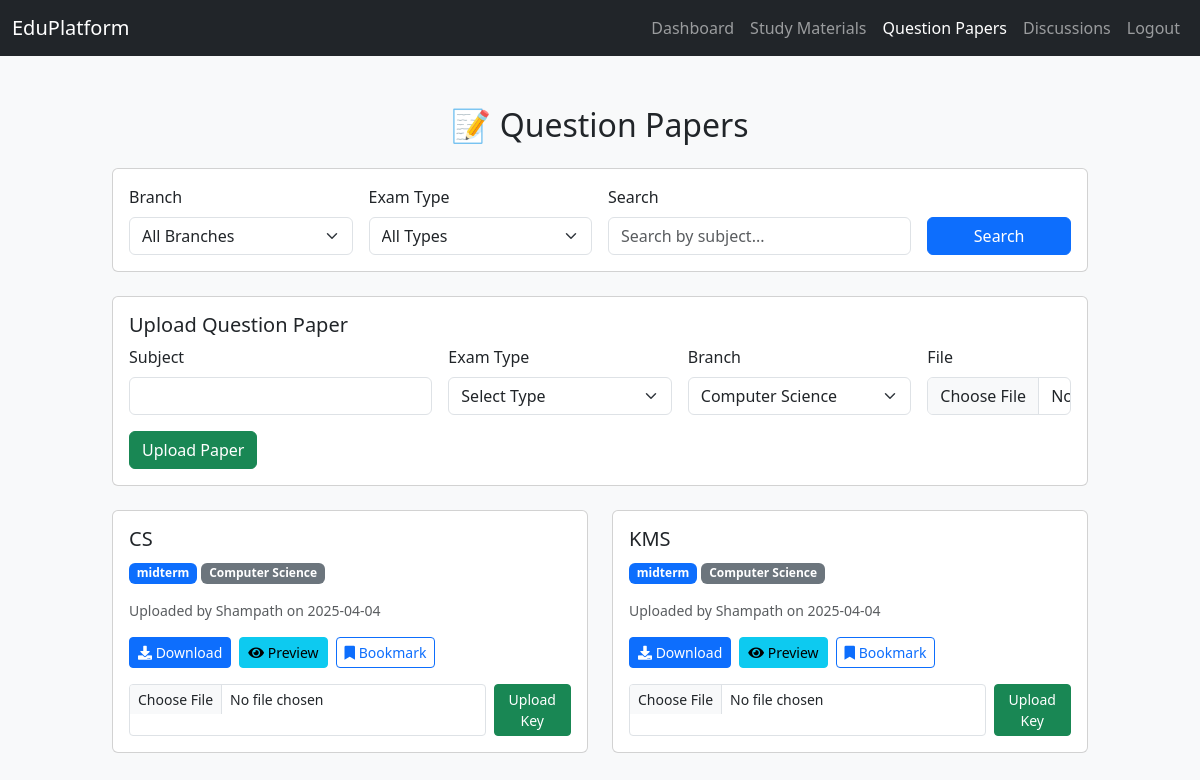
Screenshot of /question-papers (signed in) with the database file from the repository.
### models.py (models this page shows, shortened)
class QuestionPaper(db.Model):
    id = db.Column(db.Integer, primary_key=True)
    subject = db.Column(db.String(100), nullable=False)
    exam_type = db.Column(db.String(50), nullable=False)  # 'midterm', 'final'
    branch = db.Column(db.String(50), nullable=False)
    filename = db.Column(db.String(200), nullable=False)
    upload_date = db.Column(db.DateTime, default=datetime.utcnow)
    user_id = db.Column(db.Integer, db.ForeignKey('user.id'), nullable=False)

class User(db.Model, UserMixin):
    id = db.Column(db.Integer, primary_key=True)
    username = db.Column(db.String(150), unique=True, nullable=False)
    email = db.Column(db.String(150), unique=True, nullable=False)
    password = db.Column(db.String(200), nullable=False)
    branch = db.Column(db.String(50), nullable=False)
    points = db.Column(db.Integer, default=0)
    join_date = db.Column(db.DateTime, default=datetime.utcnow)
    study_materials = db.relationship('StudyMaterial', backref='uploader', lazy=True, cascade="all, delete")
    discussions = db.relationship('Discussion', backref='author', lazy=True, cascade="all, delete")
    bookmarks = db.relationship('Bookmark', backref='user', lazy=True, cascade="all, delete")
    question_papers = db.relationship('QuestionPaper', backref='uploader', lazy=True, cascade="all, delete")
    answer_keys = db.relationship('AnswerKey', backref='uploader', lazy=True, cascade="all, delete")
    badges = db.relationship('Badge', secondary='user_badges', backref='users')

### flask_app.py (the view)
@app.route('/question-papers')
@login_required
def question_papers():
    branch_filter = request.args.get('branch', '')
    exam_type_filter = request.args.get('exam_type', '')
    search_query = request.args.get('search', '')
    query = QuestionPaper.query
    if branch_filter:
        query = query.filter(QuestionPaper.branch == branch_filter)
    if exam_type_filter:
        query = query.filter(QuestionPaper.exam_type == exam_type_filter)
    if search_query:
        query = query.filter(QuestionPaper.subject.ilike(f'%{search_query}%'))
    papers = query.order_by(QuestionPaper.upload_date.desc()).all()
    return render_template('question-papers.html', papers=papers, branches=BRANCHES)

### flask_app.py (called while the page is built)
@login_manager.user_loader
def load_user(user_id):
    return User.query.get(int(user_id))

### templates/question-papers.html (shortened to what this page needs)
<!DOCTYPE html>
<html lang="en">
<head>
    <link href="https://cdn.jsdelivr.net/npm/bootstrap@5.3.0/dist/css/bootstrap.min.css" rel="stylesheet">
    <link rel="stylesheet" href="https://cdnjs.cloudflare.com/ajax/libs/font-awesome/5.15.4/css/all.min.css">
</head>
<body>
<nav class="navbar navbar-expand-lg navbar-dark bg-dark">
    <div class="container-fluid">
        <a class="navbar-brand" href="{{ url_for('dashboard') }}">EduPlatform</a>
        <div class="collapse navbar-collapse" id="navbarNav">
            <ul class="navbar-nav ms-auto">
                <li class="nav-item"><a class="nav-link" href="{{ url_for('dashboard') }}">Dashboard</a></li>
                <li class="nav-item"><a class="nav-link" href="{{ url_for('study_material') }}">Study Materials</a></li>
                <li class="nav-item"><a class="nav-link active" href="{{ url_for('question_papers') }}">Question Papers</a></li>
                <li class="nav-item"><a class="nav-link" href="{{ url_for('discussions') }}">Discussions</a></li>
                <li class="nav-item"><a class="nav-link" href="{{ url_for('logout') }}">Logout</a></li>
            </ul>
        </div>
    </div>
</nav>
<div class="container">
    <h2 class="text-center mb-4">📝 Question Papers</h2>
    <div class="card mb-4">
        <div class="card-body">
            <form method="GET" class="row g-3">
                <div class="col-md-3">
                    <label class="form-label">Branch</label>
                    <select name="branch" class="form-select">
                        <option value="">All Branches</option>
                    </select>
                </div>
                <div class="col-md-3">
                    <label class="form-label">Exam Type</label>
                    <select name="exam_type" class="form-select">
                        <option value="">All Types</option>
                    </select>
                </div>
                <div class="col-md-4">
                    <label class="form-label">Search</label>
                    <input type="text" name="search" class="form-control" value="{{ request.args.get('search', '') }}" placeholder="Search by subject...">
                </div>
                <div class="col-md-2">
                    <label class="form-label">&nbsp;</label>
                    <button type="submit" class="btn btn-primary w-100">Search</button>
                </div>
            </form>
        </div>
    </div>
    <div class="card mb-4">
        <div class="card-body">
            <h5 class="card-title">Upload Question Paper</h5>
            <form action="{{ url_for('upload_question_paper') }}" method="POST" enctype="multipart/form-data">
                <div class="row g-3">
                    <div class="col-md-4">
                        <label class="form-label">Subject</label>
                        <input type="text" class="form-control" name="subject" required>
                    </div>
                    <div class="col-md-3">
                        <label class="form-label">Exam Type</label>
                        <select class="form-select" name="exam_type" required>
                            <option value="">Select Type</option>
                        </select>
                    </div>
                    <div class="col-md-3">
                        <label class="form-label">Branch</label>
                        <select name="branch" class="form-select" required>
                            {% for branch in branches %}
                            <option value="{{ branch }}">{{ branch }}</option>
                            {% endfor %}
                        </select>
                    </div>
                    <div class="col-md-2">
                        <label class="form-label">File</label>
                        <input type="file" class="form-control" name="file" accept=".pdf,.doc,.docx" required>
                    </div>
                </div>
                <button type="submit" class="btn btn-success mt-3">Upload Paper</button>
            </form>
        </div>
    </div>
    <div class="row">
        {% for paper in papers %}
        <div class="col-md-6 mb-4">
            <div class="card paper-card h-100">
                <div class="card-body">
                    <h5 class="card-title">{{ paper.subject }}</h5>
                    <p class="card-text">
                        <span class="badge bg-primary">{{ paper.exam_type }}</span>
                        <span class="badge bg-secondary">{{ paper.branch }}</span>
                    </p>
                    <p class="text-muted small">Uploaded by {{ paper.uploader.username }} on {{ paper.upload_date.strftime('%Y-%m-%d') }}</p>
                    <div class="d-flex gap-2">
                        <a href="{{ url_for('download_file', filename=paper.filename) }}" class="btn btn-primary btn-sm">
                            <i class="fas fa-download"></i> Download
                        </a>
                        <button class="btn btn-info btn-sm" onclick="previewFile('{{ paper.filename }}')">
                            <i class="fas fa-eye"></i> Preview
                        </button>
                        <button class="btn btn-sm btn-outline-primary"
                            data-bs-toggle="modal"
                            data-bs-target="#bookmarkModal"
                            data-content-id="{{ paper.id }}"
                            data-content-type="question_paper">
                            <i class="fas fa-bookmark"></i> Bookmark
                        </button>
                    </div>
                    {% if paper.answer_keys %}
                    <div class="mt-3">
                        <h6>Answer Key:</h6>
                        {% for key in paper.answer_keys %}
                        <div class="d-flex gap-2">
                            <a href="{{ url_for('download_file', filename=key.filename) }}" class="btn btn-success btn-sm">
                                <i class="fas fa-download"></i> Download Key
                            </a>
                            <button class="btn btn-info btn-sm" onclick="previewFile('{{ key.filename }}')">
                                <i class="fas fa-eye"></i> View Key
                            </button>
                        </div>
                        {% endfor %}
                    </div>
                    {% else %}
                    <div class="mt-3">
                        <form action="{{ url_for('upload_answer_key', paper_id=paper.id) }}" method="POST" enctype="multipart/form-data" class="d-flex gap-2">
                            <input type="file" class="form-control form-control-sm" name="file" accept=".pdf,.doc,.docx" required>
                            <button type="submit" class="btn btn-success btn-sm">Upload Key</button>
                        </form>
                    </div>
                    {% endif %}
                </div>
            </div>
        </div>
        {% else %}
        <div class="col-12 text-center">
            <p class="text-muted">No question papers found.</p>
        </div>
        {% endfor %}
    </div>
</div>
</body>
</html>

### templates/question-papers.html (style rules this page uses)
body { background: #f8f9fa; }
.container { max-width: 1000px; margin-top: 50px; }
.paper-card { transition: transform 0.2s; }

### rows the page displays
QuestionPaper: subject "CS", exam_type "midterm", branch "Computer Science", uploader.username "Shampath", upload_date "2025-04-04"
QuestionPaper: subject "KMS", exam_type "midterm", branch "Computer Science", uploader.username "Shampath", upload_date "2025-04-04"

### other values shown
form field branch "Computer Science"
